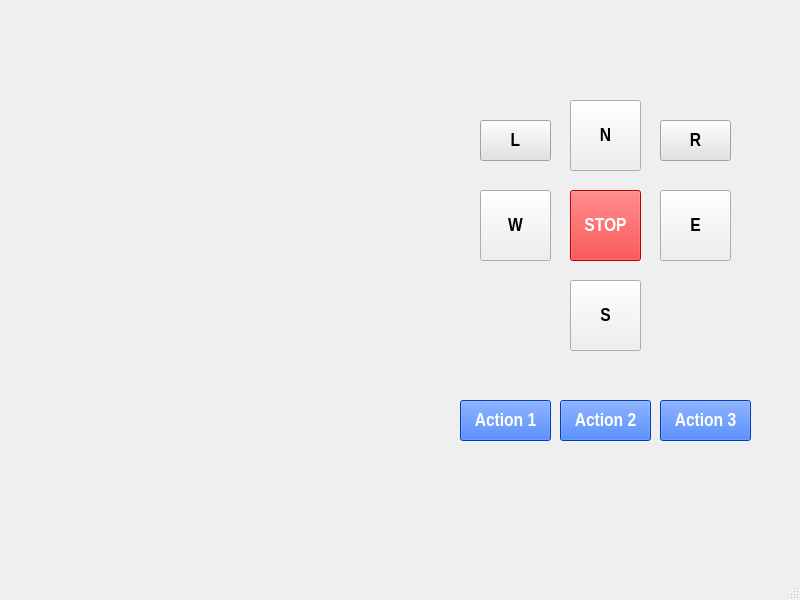
<?xml version="1.0" encoding="UTF-8"?>
<ui version="4.0">
 <class>MainWindow</class>
 <widget class="QMainWindow" name="MainWindow">
  <property name="geometry">
   <rect>
    <x>0</x>
    <y>0</y>
    <width>800</width>
    <height>600</height>
   </rect>
  </property>
  <property name="windowTitle">
   <string>MainWindow</string>
  </property>
  <property name="autoFillBackground">
   <bool>false</bool>
  </property>
  <widget class="QWidget" name="centralwidget">
   <widget class="QPushButton" name="N_btn">
    <property name="geometry">
     <rect>
      <x>570</x>
      <y>100</y>
      <width>71</width>
      <height>71</height>
     </rect>
    </property>
    <property name="font">
     <font>
      <family>Arial Narrow</family>
      <pointsize>14</pointsize>
      <weight>75</weight>
      <bold>true</bold>
     </font>
    </property>
    <property name="autoFillBackground">
     <bool>false</bool>
    </property>
    <property name="text">
     <string>N</string>
    </property>
   </widget>
   <widget class="QPushButton" name="Stop_btn">
    <property name="geometry">
     <rect>
      <x>570</x>
      <y>190</y>
      <width>71</width>
      <height>71</height>
     </rect>
    </property>
    <property name="font">
     <font>
      <family>Arial Narrow</family>
      <pointsize>14</pointsize>
      <weight>75</weight>
      <bold>true</bold>
     </font>
    </property>
    <property name="autoFillBackground">
     <bool>false</bool>
    </property>
    <property name="styleSheet">
     <string notr="true">background: rgb(255, 0, 0);
color: rgb(255, 255, 255)</string>
    </property>
    <property name="text">
     <string>STOP</string>
    </property>
   </widget>
   <widget class="QPushButton" name="S_btn">
    <property name="geometry">
     <rect>
      <x>570</x>
      <y>280</y>
      <width>71</width>
      <height>71</height>
     </rect>
    </property>
    <property name="font">
     <font>
      <family>Arial Narrow</family>
      <pointsize>14</pointsize>
      <weight>75</weight>
      <bold>true</bold>
     </font>
    </property>
    <property name="text">
     <string>S</string>
    </property>
   </widget>
   <widget class="QPushButton" name="E_btn">
    <property name="geometry">
     <rect>
      <x>660</x>
      <y>190</y>
      <width>71</width>
      <height>71</height>
     </rect>
    </property>
    <property name="font">
     <font>
      <family>Arial Narrow</family>
      <pointsize>14</pointsize>
      <weight>75</weight>
      <bold>true</bold>
     </font>
    </property>
    <property name="text">
     <string>E</string>
    </property>
   </widget>
   <widget class="QPushButton" name="W_btn">
    <property name="geometry">
     <rect>
      <x>480</x>
      <y>190</y>
      <width>71</width>
      <height>71</height>
     </rect>
    </property>
    <property name="font">
     <font>
      <family>Arial Narrow</family>
      <pointsize>14</pointsize>
      <weight>75</weight>
      <bold>true</bold>
     </font>
    </property>
    <property name="text">
     <string>W</string>
    </property>
   </widget>
   <widget class="QPushButton" name="R_btn">
    <property name="geometry">
     <rect>
      <x>660</x>
      <y>120</y>
      <width>71</width>
      <height>41</height>
     </rect>
    </property>
    <property name="font">
     <font>
      <family>Arial Narrow</family>
      <pointsize>14</pointsize>
      <weight>75</weight>
      <bold>true</bold>
     </font>
    </property>
    <property name="styleSheet">
     <string notr="true">background:rgb(226, 226, 226)</string>
    </property>
    <property name="text">
     <string>R</string>
    </property>
   </widget>
   <widget class="QPushButton" name="L_btn">
    <property name="geometry">
     <rect>
      <x>480</x>
      <y>120</y>
      <width>71</width>
      <height>41</height>
     </rect>
    </property>
    <property name="font">
     <font>
      <family>Arial Narrow</family>
      <pointsize>14</pointsize>
      <weight>75</weight>
      <bold>true</bold>
     </font>
    </property>
    <property name="styleSheet">
     <string notr="true">background:rgb(226, 226, 226)</string>
    </property>
    <property name="text">
     <string>L</string>
    </property>
   </widget>
   <widget class="QPushButton" name="Act_1_btn">
    <property name="geometry">
     <rect>
      <x>460</x>
      <y>400</y>
      <width>91</width>
      <height>41</height>
     </rect>
    </property>
    <property name="font">
     <font>
      <family>Arial Narrow</family>
      <pointsize>14</pointsize>
      <weight>75</weight>
      <bold>true</bold>
     </font>
    </property>
    <property name="styleSheet">
     <string notr="true">background:rgb(0, 85, 255);
color: rgb(255, 255, 255)</string>
    </property>
    <property name="text">
     <string>Action 1</string>
    </property>
   </widget>
   <widget class="QPushButton" name="Act_2_btn">
    <property name="geometry">
     <rect>
      <x>560</x>
      <y>400</y>
      <width>91</width>
      <height>41</height>
     </rect>
    </property>
    <property name="font">
     <font>
      <family>Arial Narrow</family>
      <pointsize>14</pointsize>
      <weight>75</weight>
      <bold>true</bold>
     </font>
    </property>
    <property name="styleSheet">
     <string notr="true">background:rgb(0, 85, 255);
color: rgb(255, 255, 255)</string>
    </property>
    <property name="text">
     <string>Action 2</string>
    </property>
   </widget>
   <widget class="QPushButton" name="Act_3_btn">
    <property name="geometry">
     <rect>
      <x>660</x>
      <y>400</y>
      <width>91</width>
      <height>41</height>
     </rect>
    </property>
    <property name="font">
     <font>
      <family>Arial Narrow</family>
      <pointsize>14</pointsize>
      <weight>75</weight>
      <bold>true</bold>
     </font>
    </property>
    <property name="styleSheet">
     <string notr="true">background:rgb(0, 85, 255);
color: rgb(255, 255, 255)</string>
    </property>
    <property name="text">
     <string>Action 3</string>
    </property>
   </widget>
  </widget>
  <widget class="QMenuBar" name="menubar">
   <property name="geometry">
    <rect>
     <x>0</x>
     <y>0</y>
     <width>800</width>
     <height>26</height>
    </rect>
   </property>
  </widget>
  <widget class="QStatusBar" name="statusbar"/>
 </widget>
 <resources/>
 <connections/>
</ui>
